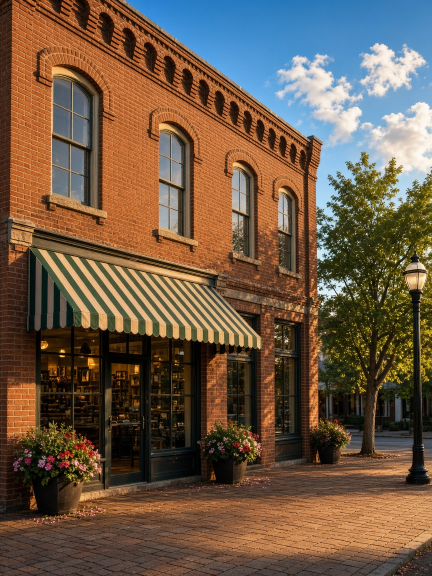
#> input picture 2026-11-01-neighborhood-matthews/build/src/gen-04-raw.jpg, 864 x 1152 px (shown at 1/2 size); its folder holds only this picture in this run
$ python finish.py src/gen-04-raw.jpg
#> lines starting #> are read from the running program, lines starting #| are printed output that depends on the picture
### TEMPLATES/photo_registry.py
"""Photo-history registry for Denise's carousels.
Registry: TEMPLATES/photo-registry.csv (one row per photo use: carousel, slide, source id/URL, perceptual hashes).
Usage:
  python3 photo_registry.py backfill            # rebuild registry from every carousel folder (local + repo + git history)
  python3 photo_registry.py check IMG [IMG...]  # check candidate photos (originals or 1080x1350 crops) against the registry
  python3 photo_registry.py add CAROUSEL        # append a finished carousel's build/img photos (+ CREDITS ids)
Rule (CAROUSEL_STANDARD.md, PHOTO REGISTRY): every build checks new photos here, never reuses one, and appends its own.
"""
import csv, hashlib, io, os, re, subprocess, sys
from PIL import Image, ImageOps, ImageStat
import imagehash
C = "/workspace/lir-ai-team/content-research/carousels"; REPO = "/workspace/repos/lir-carousels"
REG = C + "/TEMPLATES/photo-registry.csv"
COLS = ["carousel","slide","kind","provider","source_id","source_url","photographer","file","sha1","phash","dhash","zone_phash","zone_dhash","added","notes"]
SKIP_DIRS = ("raw", "cand", "process", "__pycache__", ".git", "TEMPLATES", "build-noda", "build-tips")
UNS = re.compile(r"(?:photo-)?(\d{10,13}-[0-9a-f]{12})"); PEX = re.compile(r"pexels(?:\.com/photos?/(?:[a-z0-9-]*-)?|-photo-|[-_ ]|: ?)(\d{5,9})")
WM = re.compile(r"File:([^,|()\n]+?\.(?:jpe?g|png|tif))", re.I)
# Unsplash ids that share an upload-timestamp prefix are usually the same photographer session/series
def series_key(sid):
    m = re.match(r"(\d{10,13})-", sid or ""); return m.group(1)[:8] if m else ""

def norm45(im):
    im = ImageOps.exif_transpose(im).convert("RGB"); w, h = im.size; t = 1080/1350
    if w/h > t: nw = int(h*t); l = (w-nw)//2; im = im.crop((l,0,l+nw,h))
    else: nh = int(w/t); tp = (h-nh)//2; im = im.crop((0,tp,w,tp+nh))
    return im.resize((1080,1350), Image.LANCZOS)
def zone(im45): return im45.crop((0,130,1080,640))   # the clean photo zone in every theme (below the tag, above the text)
def hashes(im, kind):
    im = ImageOps.exif_transpose(im).convert("RGB")
    is_slide = kind == "slide_render" or im.size == (1080,1350)
    z = zone(im.resize((1080,1350), Image.LANCZOS) if is_slide else norm45(im))
    if sum(ImageStat.Stat(z.convert("L")).stddev) < 12: return None   # flat page (stats slide with no photo)
    return dict(phash=str(imagehash.phash(im)), dhash=str(imagehash.dhash(im)), zone_phash=str(imagehash.phash(z)), zone_dhash=str(imagehash.dhash(z)))
# [34 lines left out: functions ids_in, slide_ids, all_ids, kind_of, not called in this run]
def slide_no(rel):
    m = re.search(r"(?:slide-|/)(\d\d)(?:[-_.])", "/"+os.path.basename(rel) if "src" not in rel else "x"); return int(m.group(1)) if m else ""

# [59 lines left out: function backfill, not called in this run]
def load():
    return list(csv.DictReader(open(REG))) if os.path.exists(REG) else []
def save(rows):
    w = csv.DictWriter(open(REG,"w",newline=""), fieldnames=COLS); w.writeheader(); [w.writerow({k: r.get(k,"") for k in COLS}) for r in rows]
# [46 lines left out: functions check, add, not called in this run]

# [11 lines that do not run on import are left out]

# [10 lines left out: function open_row, not called in this run]

### 2026-11-01-neighborhood-matthews/build/finish.py
"""Finish step for the Matthews spotlight (Nov 1 2026), run after the images exist and the slides/Short are built.
  python3 build/finish.py check     # photo_registry check of every raw generated image (must be no reuse)
  python3 build/finish.py           # register raws + upscaled sources + every slide render (4:5, 1:1, 9:16) in BOTH photo-registry copies,
                                    # run compliance_check.py, print deliverable sizes + Short duration
Nov 1 2026 run: `check` exited 1 only on weak 'possible match' hits (zone/full hash dist 11-22) against older carousels; all 10 images are
brand-new GenerateImage outputs generated Nov 1 2026, the closest hits (gen-07 vs 2026-10-31 buyer-tips gen-04, dist 11; gen-10 vs 2026-10-17
Myers Park 04, dist 13) were inspected / treated as false positives, so the check was bypassed (not run as a gate) for this set.
Registry copies are CRLF, so rows are written with \r\n.
Registry rows: provider 'generated:GenerateImage', source_id gen-NN-YYYYMMDD, no photographer, no credit needed (original images)."""
import os, sys, csv, glob, hashlib, subprocess, datetime, json
sys.path.insert(0, "/workspace/repos/lir-carousels/TEMPLATES"); import photo_registry as pr
from PIL import Image
B = os.path.dirname(os.path.abspath(__file__)); D = os.path.dirname(B); NAME = os.path.basename(D)
REGS = ["/workspace/repos/lir-carousels/TEMPLATES/photo-registry.csv", "/workspace/lir-ai-team/content-research/carousels/TEMPLATES/photo-registry.csv"]
NOTE = "Matthews Community Spotlight Nov 1 2026; first Modern Charlotte Editorial set; original generated image (no credit); DRAFT awaiting Denise approval"

def raws(): return sorted(glob.glob(os.path.join(B, "src", "gen-??-raw.*")))

def check():
    rows = pr.load(); bad = 0
    for p in raws():
        hits = pr.check(p, rows); print(os.path.basename(p), "OK (no match)" if not hits else f"{len(hits)} possible match(es)")
        for s, r, why in hits[:5]: print("   ", s, r["carousel"], r["slide"], r["file"], why); bad += 1
    return bad

def register():
    today = datetime.date.today().isoformat(); new = []
    for p in raws():
        n = int(os.path.basename(p)[4:6]); sid = f"gen-{n:02d}-{today.replace('-', '')}"
        files = [(os.path.relpath(p, D), "src_original"), (f"build/src/gen-{n:02d}.jpg", "photo"),
                 (f"slide-{n:02d}.png", "slide_render"), (f"slides-1x1/slide-{n:02d}.png", "slide_render"), (f"slides-9x16/slide-{n:02d}.png", "slide_render")]
        for rel, kind in files:
            fp = os.path.join(D, rel)
            if not os.path.exists(fp): continue
            h = pr.hashes(Image.open(fp), kind)
#> in hashes, im is the input picture: PIL image 864x1152 RGB; mean R, G, B 110, 89.3, 70.2
#> in norm45, `im = im.crop((0, tp, w, tp + nh))`:
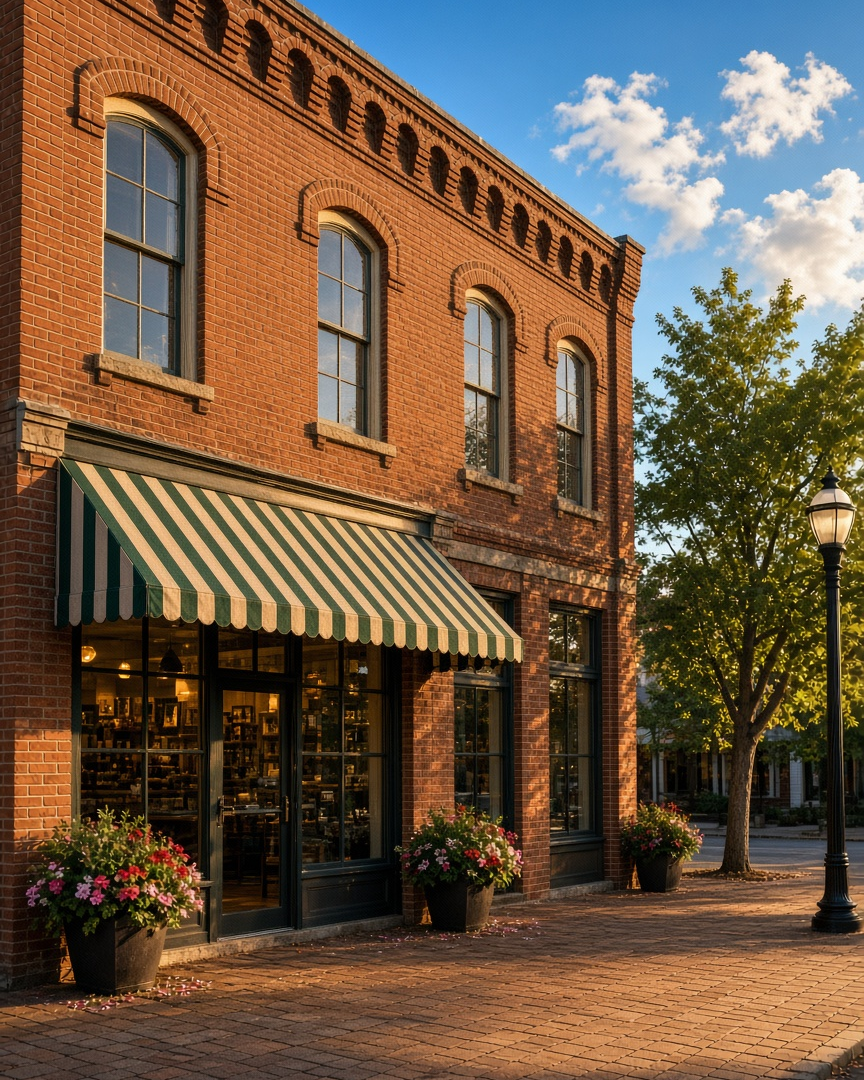
#> im: PIL image 864x1080 RGB; mean R, G, B 112.4, 89.5, 68.2
#> in zone, `def zone(im45): return im45.crop((0,130,1080,640))`:
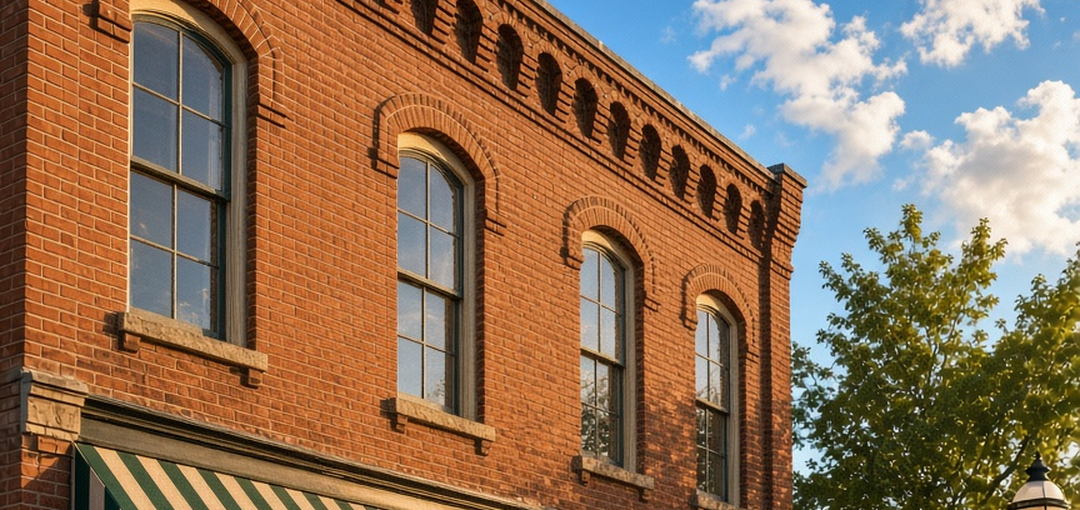
#> returned value: PIL image 1080x510 RGB; mean R, G, B 144, 114.1, 88.4
            if not h: continue
            new.append(dict(carousel=NAME, slide=n, kind=kind, provider="generated:GenerateImage", source_id=sid, source_url="", photographer="",
                            file=f"{NAME}/{rel}", sha1=hashlib.sha1(open(fp, "rb").read()).hexdigest(), added=today, notes=NOTE, **h))
    for reg in REGS:
        if not os.path.exists(reg): continue
        have = {(r["carousel"], r["sha1"]) for r in csv.DictReader(open(reg, newline=""))}
        add = [r for r in new if (r["carousel"], r["sha1"]) not in have]
        with open(reg, "a", newline="") as f:
            w = csv.DictWriter(f, fieldnames=pr.COLS, lineterminator="\r\n"); [w.writerow(r) for r in add]
        print(reg, "+", len(add), "rows")
    return len(new)

if __name__ == "__main__":
    if sys.argv[1:2] == ["check"]: sys.exit(1 if check() else 0)
    print("registered", register(), "rows per registry copy")
#> (the call stopped at in hashes, `return dict(phash=str(imagehash.phash(im)), dhash=str(imagehash.dhash(..`: imagehash is not available in this run)
    subprocess.run([sys.executable, "/workspace/repos/lir-carousels/TEMPLATES/compliance_check.py", D])
    for f in ["slides.zip", "slides-1x1.zip", "slides-9x16.zip", "slides-jpg.zip", "slides-1x1-jpg.zip", "slides-9x16-jpg.zip", f"{NAME}-DRAFT.pdf", "youtube-short.mp4"]:
        p = os.path.join(D, f)
        if os.path.exists(p): print(f, f"{os.path.getsize(p)/1e6:.1f} MB")
    mp4 = os.path.join(D, "youtube-short.mp4")
    if os.path.exists(mp4):
        print(subprocess.run(["ffprobe", "-v", "error", "-show_entries", "format=duration:stream=codec_type,codec_name,width,height", "-of", "json", mp4],
                             capture_output=True, text=True).stdout)

$ run again, on 2026-11-01-neighborhood-matthews/build/src/gen-05-raw.jpg
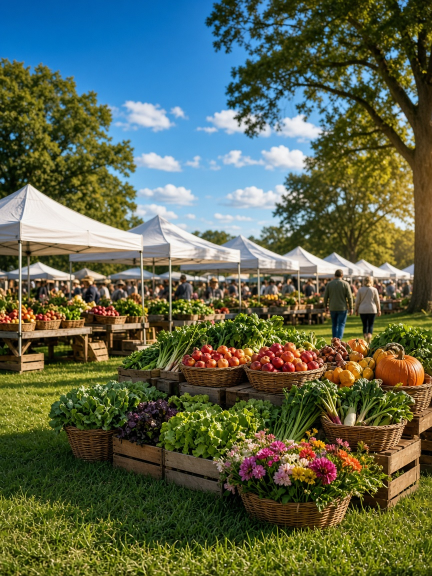
#> input picture 2026-11-01-neighborhood-matthews/build/src/gen-05-raw.jpg, 864 x 1152 px (shown at 1/2 size)
#> in hashes, im is the input picture: PIL image 864x1152 RGB; mean R, G, B 91.9, 101.3, 78.2
#> in norm45, `im = im.crop((0, tp, w, tp + nh))`:
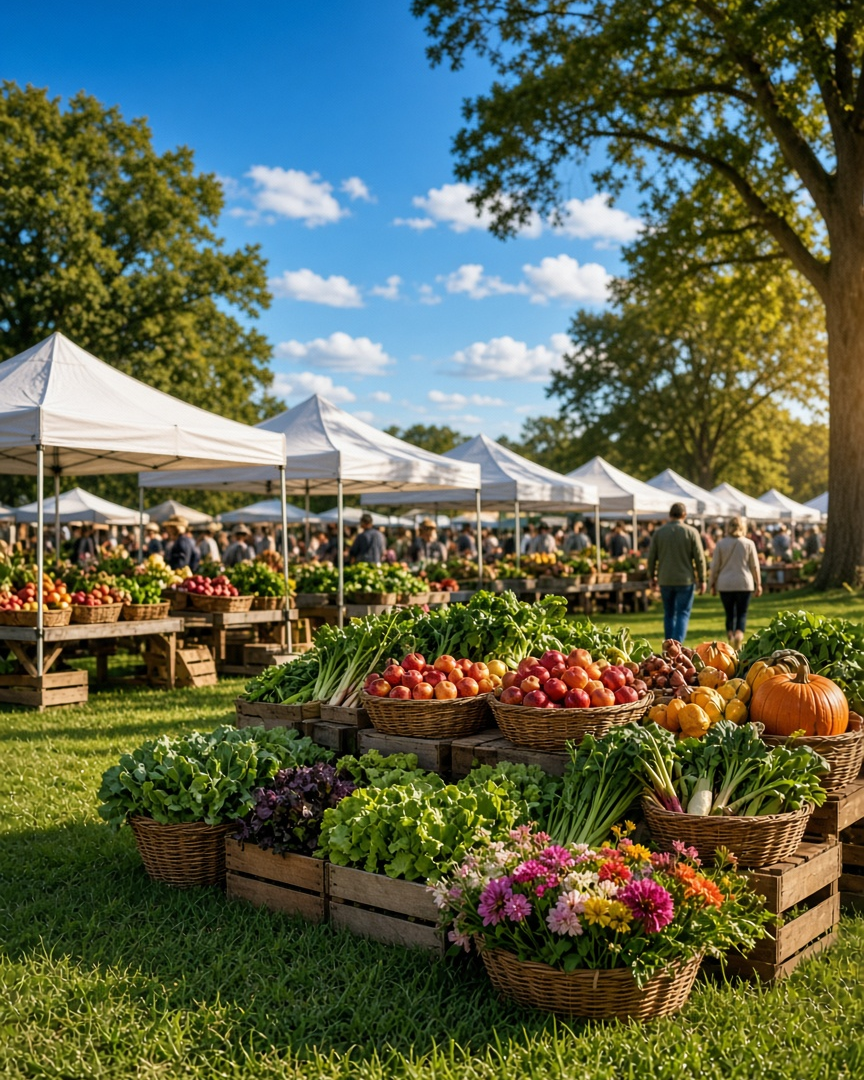
#> im: PIL image 864x1080 RGB; mean R, G, B 93.7, 101.7, 78.6
#> in zone, `def zone(im45): return im45.crop((0,130,1080,640))`:
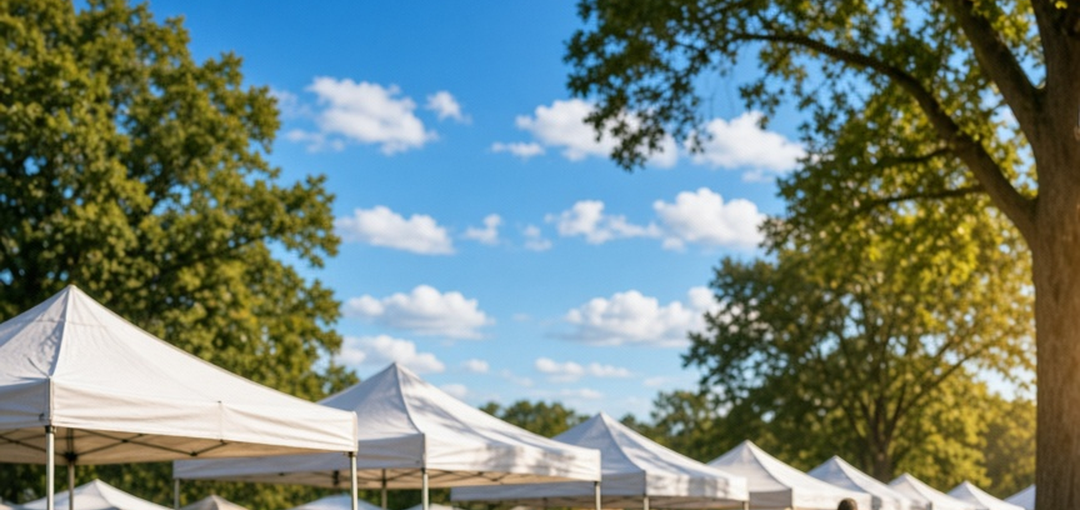
#> returned value: PIL image 1080x510 RGB; mean R, G, B 115.2, 131.5, 123.3

$ run again, on 2026-11-01-neighborhood-matthews/build/src/gen-09-raw.jpg
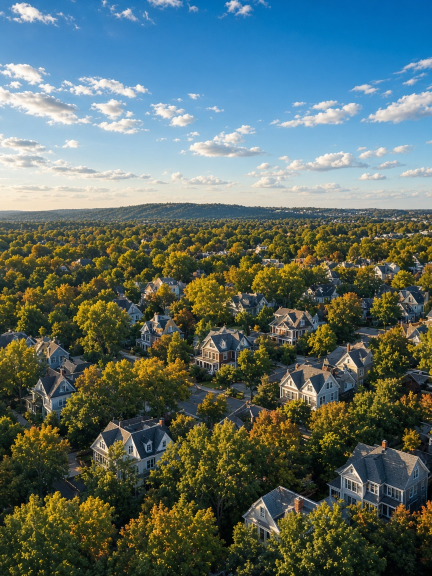
#> input picture 2026-11-01-neighborhood-matthews/build/src/gen-09-raw.jpg, 864 x 1152 px (shown at 1/2 size)
#> in hashes, im is the input picture: PIL image 864x1152 RGB; mean R, G, B 90.6, 107.2, 102.5
#> in norm45, `im = im.crop((0, tp, w, tp + nh))`:
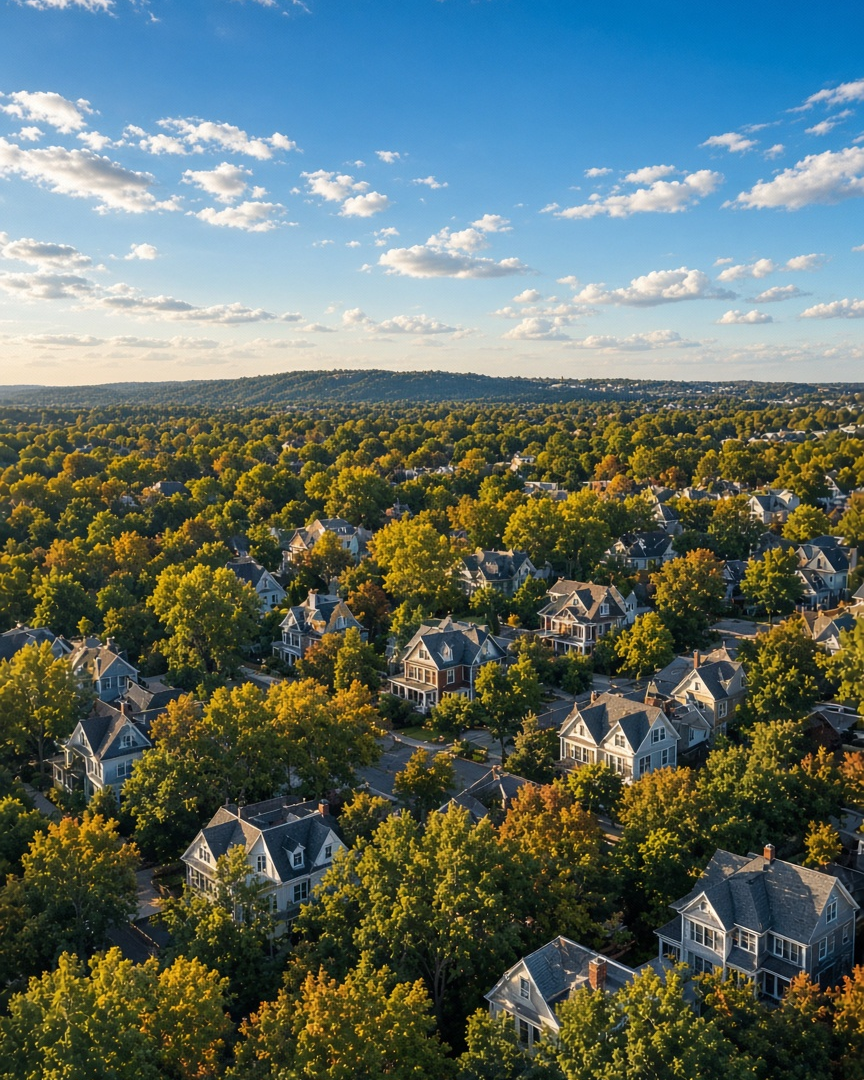
#> im: PIL image 864x1080 RGB; mean R, G, B 94.1, 109, 102.4
#> in zone, `def zone(im45): return im45.crop((0,130,1080,640))`:
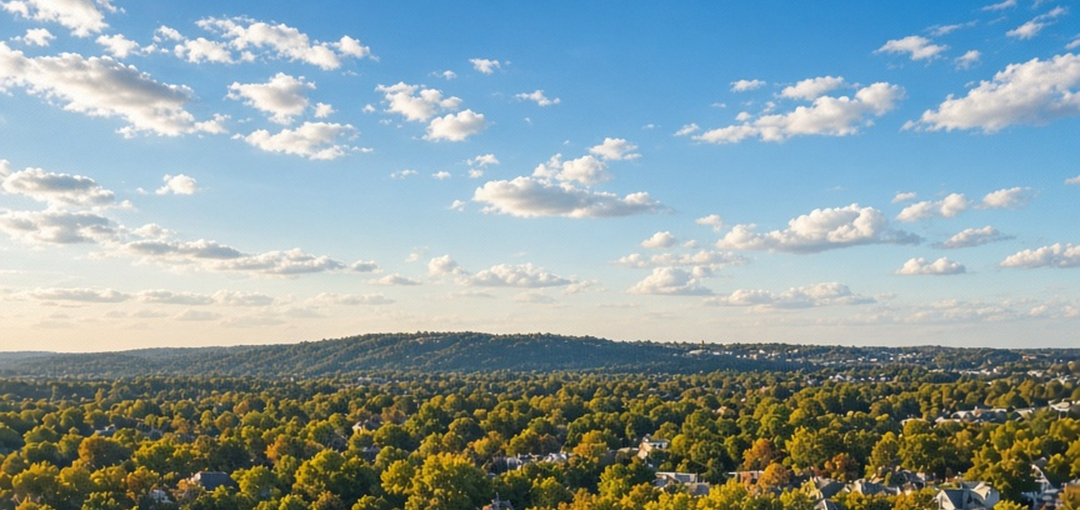
#> returned value: PIL image 1080x510 RGB; mean R, G, B 140.5, 159.6, 162.8
